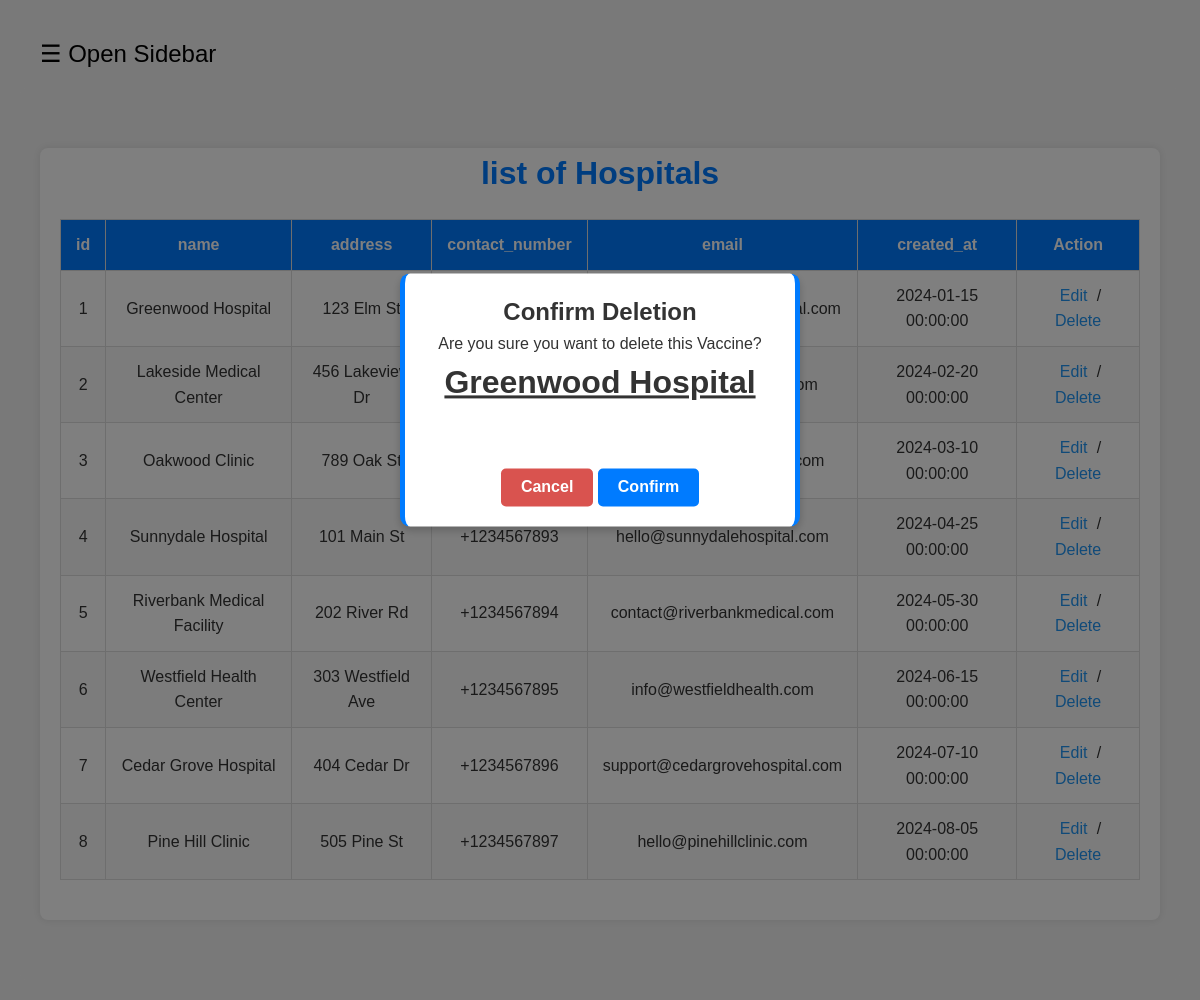
The app's page /admin/views/list_hospital.php?id=1 with its own data.
### tables this page shows
CREATE TABLE IF NOT EXISTS hospital (
    id INT AUTO_INCREMENT PRIMARY KEY,
    name VARCHAR(100) NOT NULL,
    address VARCHAR(255) NOT NULL,
    contact_number VARCHAR(15),
    email VARCHAR(100) UNIQUE NOT NULL,
    password VARCHAR(255) NOT NULL,
    created_at TIMESTAMP DEFAULT CURRENT_TIMESTAMP
);

### admin/config/dbConnection.php (called while the page is built, shortened)
<?php
class dbConnection
{
    private static $instance;
    private $connection;
    public function __construct()
    {
        $this->host = DB_HOST;
        $this->username = DB_USERNAME;
        $this->password = DB_PASSWORD;
        $this->database = DB_NAME;
        try {
            $this->connection = new mysqli($this->host, $this->username, $this->password, $this->database);
        } catch (Exception $e) {
            die("Error: " . $e->getMessage());
        }
    }
    public static function getInstance()
    {
        if (!self::$instance) {
            self::$instance = new dbConnection();
        }
        return self::$instance;
    }
    public function getConnection()
    {
        return $this->connection;
    }
}

### admin/models/userModel.php (called while the page is built, shortened)
<?php
require_once __DIR__ . '/../config/Database.php';
class userModel
{
    private $conn;
    function __construct()
    {
        $this->db = new Database;
        $this->conn = $this->db->getConnection();
    }
    function readAll($val)
    {
        $query = "SELECT * FROM `$val` WHERE 1";
        $getUser = mysqli_query($this->conn, $query);
        if ($getUser !== false) {
            return $getUser;
        } else {
            return false;
        }
        exit;
    }
    function readOne($tableName, $userId)
    {
        $query = "SELECT * FROM `$tableName` WHERE `id`='$userId'";
        $getUser = mysqli_query($this->conn, $query);
        if ($getUser !== false) {
            return $getUser;
        } else {
            return false;
        }
        exit;
    }
}

### admin/config/Database.php (called while the page is built, shortened)
<?php
require_once 'dbConnection.php';
class Database
{
    private $connection;
    public function __construct()
    {
        $this->connection = dbConnection::getInstance()->getConnection();
    }
    public function getConnection()
    {
        return $this->connection;
    }
}

### admin/controllers/userController.php (called while the page is built, shortened)
<?php
require_once __DIR__ . '/../models/userModel.php';
class userController
{
    public function readAll($val)
    {
        $UserCon = new userModel;
        $user = $UserCon->readAll($val);
        if ($user != false) {
            return $user;
        } else {
            return false;
        }
    }
    function readOne($tableName, $userId)
    {
        $UserCon = new userModel;
        $user = $UserCon->readOne($tableName, $userId);
        if ($user != false) {
            return $user;
        } else {
            return false;
        }
    }
}

### admin/views/list_hospital.php (the view, shortened to what this page needs)
<?php
require_once "../controllers/userController.php";
?>
<!DOCTYPE html>
<html lang="en">
<head>
    <link rel="stylesheet" href="../public/css/style.css">
</head>
<body>
    <?php include_once "./partial/sidebarHead.php"; ?>
    <div id="customAlertOverlay" class="custom-overlay">
        <?php
        if ($_SERVER['REQUEST_METHOD'] === 'GET') {
            if (isset($_GET['id'])) {
                $id = $_GET['id'];
                $userReadCont = new userController;
                $getResult = $userReadCont->readOne("hospital", "$id");
                $userName = "";
                if ($id !== "") {
                    while ($row = $getResult->fetch_assoc()) {
                        $userName =  $row['name'];
                    }
                }
            }
        }
        ?>
        <div id="deleteConfirmBox" class="custom-alert-box">
            <h2>Confirm Deletion</h2>
            <p>Are you sure you want to delete this Vaccine?</p>
            <form action="./delete/delete.php" method="POST">
                <h1 style="text-decoration:underline;"><?php if ($userName != "") {
                                                            echo $userName;
                                                        } ?></h1>
                <button type="button" class="btn cancelBtn" onclick="cancelFormSubmission(event)">Cancel</button>
                <input type="submit" value="Confirm" class="btn confirmBtn">
            </form>
        </div>
    </div>
    <div class="main">
        <h1 id="hover">list of Hospitals</h1>
        <table>
            <thead>
                <tr>
                    <th>id</th>
                    <th>name</th>
                    <th>address</th>
                    <th>contact_number</th>
                    <th>email</th>
                    <th>created_at</th>
                    <th>Action</th>
                </tr>
            </thead>
            <tbody>
                <?php
                $users = new UserController;
                $getUsers = $users->readAll("hospital");
                if ($getUsers !== false) {
                    while ($row = $getUsers->fetch_assoc()) {
                        echo '<tr>
                        <td>' . $row['id'] . '</td>
                        <td>' . $row['name'] . '</td>
                        <td>' . $row['address'] . '</td>
                        <td>' . $row['contact_number'] . '</td>
                        <td>' . $row['email'] . '</td>
                        <td>' . $row['created_at'] . '</td>
                        <td>
                            <a href="./edit/edit.php?id=' . $row['id'] . '" id="edit">Edit</a>
                            /
                            <a href="./list_hospital.php?id=' . $row['id'] . '" id="delete" >Delete</a>
                        </td>
                        </tr>';
                    }
                } else {
                    echo '<tr>
                        <td colspan="10"> User not found </td>
                        </tr>';
                }
                ?>
            </tbody>
        </table>
    </div>
    <?php include_once "./partial/sidebarFoot.php"; ?>
</body>
</html>

### admin/public/css/style.css (style rules this page uses)
* { margin: 0; padding: 0; box-sizing: border-box; font-family: 'Arial', sans-serif; }
body { background-color: #f4f4f4; color: #333; font-size: 16px; line-height: 1.6; }
.main { width: 100%; margin: 40px auto; padding: 20px; background: #fff; box-shadow: 0 0 10px rgba(0, 0, 0, 0.1); border-radius: 8px; }
.main h1 { margin-bottom: 20px; text-align: center; color: #007bff; font-size: 2em; }
table { width: 100%; border-collapse: collapse; margin-bottom: 20px; }
table, th, td { border: 1px solid #ddd; }
thead { background: #007bff; color: white; }
th, td { padding: 12px 15px; text-align: center; }
tbody tr:nth-child(even) { background: #f9f9f9; }
a#edit, a#delete { text-decoration: none; color: #2196F3; margin: 0 5px; }
.btn { display: inline-block; padding: 10px 20px; color: #fff; background-color: #007bff; border: none; font-size: 16px; text-decoration: none; transition: 0.3s; margin-top: 20px; border-radius: 5px; font-weight: 700; text-align: center; }
.custom-overlay { display: none; position: fixed; top: 0; left: 0; width: 100%; height: 100%; background: rgba(0, 0, 0, 0.5); justify-content: center; align-items: center; z-index: 9999; transition: all 0.5s; }
.custom-alert-box { position: absolute; top: -120%; left: 50%; transform: translate(-50%, -50%); background: #fff; border-radius: 10px; width: 80%; max-width: 400px; padding: 20px; box-shadow: 0 4px 8px rgba(0, 0, 0, 0.2); text-align: center; transition: all 0.5s; }
.custom-alert-box p { color: #333; margin-bottom: 20px; }
#deleteConfirmBox { border-left: 5px solid #007bff; border-right: 5px solid #007bff; }
.cancelBtn { background-color: #d9534f; }
h1 { margin-top: -20px; margin-bottom: 40px; color: #333; text-align: center; }

### records on screen
hospital: name "Greenwood Hospital", id "1", address "123 Elm St", created_at "2024-01-15 00:00:00"
hospital: id "2", name "Lakeside Medical Center", address "456 Lakeview Dr", created_at "2024-02-20 00:00:00"
hospital: id "3", name "Oakwood Clinic", address "789 Oak St", created_at "2024-03-10 00:00:00"
hospital: id "4", name "Sunnydale Hospital", address "101 Main St", contact_number "+1234567893", email "hello@sunnydalehospital.com", created_at "2024-04-25 00:00:00"
hospital: id "5", name "Riverbank Medical Facility", address "202 River Rd", contact_number "+1234567894", email "contact@riverbankmedical.com", created_at "2024-05-30 00:00:00"
hospital: id "6", name "Westfield Health Center", address "303 Westfield Ave", contact_number "+1234567895", email "info@westfieldhealth.com", created_at "2024-06-15 00:00:00"
hospital: id "7", name "Cedar Grove Hospital", address "404 Cedar Dr", contact_number "+1234567896", email "support@cedargrovehospital.com", created_at "2024-07-10 00:00:00"
hospital: id "8", name "Pine Hill Clinic", address "505 Pine St", contact_number "+1234567897", email "hello@pinehillclinic.com", created_at "2024-08-05 00:00:00"
